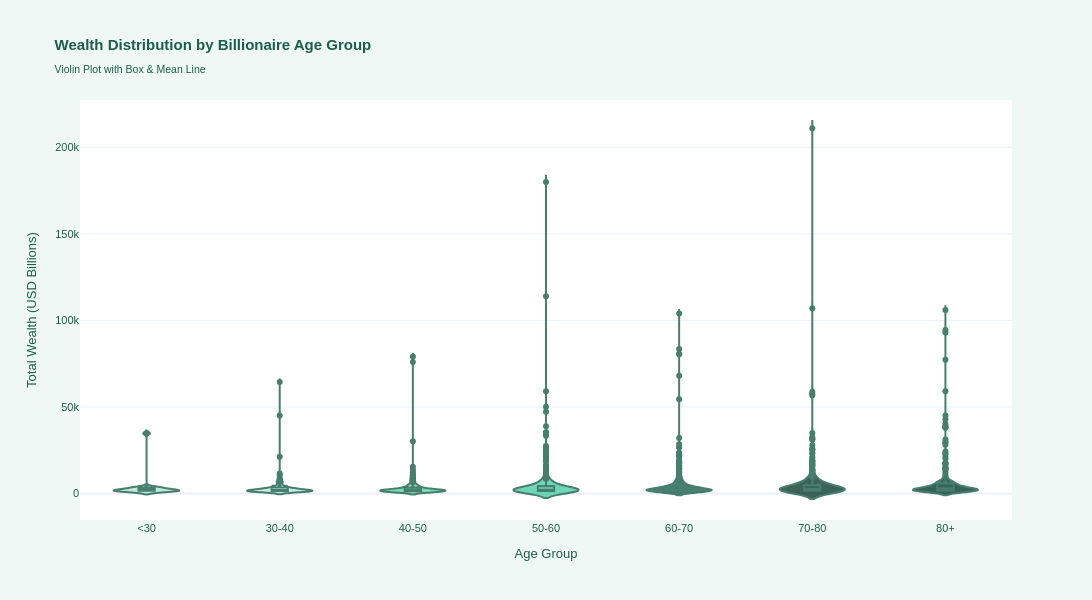

The code cell stored with this chart in its notebook:
### Code cell
# Visualization 5: Violin Plot - Age Distribution by Age Group
fig_violin = go.Figure()

for i, age_group in enumerate(['<30', '30-40', '40-50', '50-60', '60-70', '70-80', '80+']):
    data = df_age[df_age['age_group'] == age_group]['finalWorth']
    
    if len(data) > 0:
        fig_violin.add_trace(go.Violin(
            x=[age_group] * len(data),
            y=data,
            name=age_group,
            box_visible=True,
            meanline_visible=True,
            fillcolor=['#A8E6CF', '#B5EBD8', '#56D8A0', '#4ACCA0', '#1B5E4A', '#0D3D2E', '#043D2C'][i],
            line_color='#1B5E4A',
            opacity=0.8,
            hovertemplate='Age Group: %{x}<br>Wealth: $%{y:.0f}B<extra></extra>'
        ))

fig_violin.update_layout(
    title_text='<b>Wealth Distribution by Billionaire Age Group</b><br><sub>Violin Plot with Box & Mean Line</sub>',
    xaxis_title='Age Group',
    yaxis_title='Total Wealth (USD Billions)',
    height=600,
    width=1100,
    template='plotly_white',
    font=dict(size=11, color='#1B5E4A', family='Arial'),
    paper_bgcolor='#F0F8F5',
    plot_bgcolor='#FFFFFF',
    showlegend=False,
    hovermode='closest'
)

fig_violin.show()

print("\n" + "="*80)
print("AGE GROUP WEALTH ANALYSIS")
print("="*80)
print(df_age_group_summary.to_string(index=False))
print("="*80)

### Figure 1 — Plotly figure (JSON) as saved in the notebook; plotly's stock layout.template omitted (floating-point values rounded to 4 significant figures; data arrays with more than 128 entries replaced by an {"elided": "..."} marker saying what was removed)
{"data": [{"box": {"visible": true}, "fillcolor": "#A8E6CF", "hovertemplate": "Age Group: %{x}<br>Wealth: $%{y:.0f}B<extra></extra>", "line": {"color": "#1B5E4A"}, "meanline": {"visible": true}, "name": "<30", "opacity": 0.8, "type": "violin", "x": ["<30", "<30", "<30", "<30", "<30", "<30", "<30", "<30", "<30", "<30", "<30", "<30", "<30", "<30", "<30"], "y": [34700, 3500, 3500, 3500, 2700, 2300, 2000, 1700, 1700, 1700, 1500, 1500, 1400, 1200, 1100]}, {"box": {"visible": true}, "fillcolor": "#B5EBD8", "hovertemplate": "Age Group: %{x}<br>Wealth: $%{y:.0f}B<extra></extra>", "line": {"color": "#1B5E4A"}, "meanline": {"visible": true}, "name": "30-40", "opacity": 0.8, "type": "violin", "x": ["30-40", "30-40", "30-40", "30-40", "30-40", "30-40", "30-40", "30-40", "30-40", "30-40", "30-40", "30-40", "30-40", "30-40", "30-40", "30-40", "30-40", "30-40", "30-40", "30-40", "30-40", "30-40", "30-40", "30-40", "30-40", "30-40", "30-40", "30-40", "30-40", "30-40", "30-40", "30-40", "30-40", "30-40", "30-40", "30-40", "30-40", "30-40", "30-40", "30-40", "30-40", "30-40", "30-40", "30-40", "30-40", "30-40", "30-40", "30-40", "30-40", "30-40", "30-40", "30-40", "30-40", "30-40", "30-40", "30-40", "30-40", "30-40", "30-40", "30-40", "30-40", "30-40", "30-40", "30-40", "30-40", "30-40", "30-40", "30-40", "30-40", "30-40"], "y": [64400, 45000, 21200, 11500, 10500, 8800, 8000, 7000, 6800, 6700, 5500, 5500, 4600, 4200, 3600, 3600, 3600, 3500, 3300, 3100, 3100, 2900, 2700, 2700, 2700, 2600, 2500, 2500, 2500, 2300, 2200, 2100, 2100, 2000, 2000, 2000, 1900, 1800, 1800, 1800, 1700, 1600, 1600, 1600, 1500, 1500, 1500, 1500, 1400, 1400, 1400, 1400, 1400, 1300, 1300, 1300, 1200, 1200, 1200, 1200, 1100, 1100, 1100, 1100, 1100, 1000, 1000, 1000, 1000, 1000]}, {"box": {"visible": true}, "fillcolor": "#56D8A0", "hovertemplate": "Age Group: %{x}<br>Wealth: $%{y:.0f}B<extra></extra>", "line": {"color": "#1B5E4A"}, "meanline": {"visible": true}, "name": "40-50", "opacity": 0.8, "type": "violin", "x": {"elided": "239 str values"}, "y": {"elided": "239 int values"}}, {"box": {"visible": true}, "fillcolor": "#4ACCA0", "hovertemplate": "Age Group: %{x}<br>Wealth: $%{y:.0f}B<extra></extra>", "line": {"color": "#1B5E4A"}, "meanline": {"visible": true}, "name": "50-60", "opacity": 0.8, "type": "violin", "x": {"elided": "679 str values"}, "y": {"elided": "679 int values"}}, {"box": {"visible": true}, "fillcolor": "#1B5E4A", "hovertemplate": "Age Group: %{x}<br>Wealth: $%{y:.0f}B<extra></extra>", "line": {"color": "#1B5E4A"}, "meanline": {"visible": true}, "name": "60-70", "opacity": 0.8, "type": "violin", "x": {"elided": "660 str values"}, "y": {"elided": "660 int values"}}, {"box": {"visible": true}, "fillcolor": "#0D3D2E", "hovertemplate": "Age Group: %{x}<br>Wealth: $%{y:.0f}B<extra></extra>", "line": {"color": "#1B5E4A"}, "meanline": {"visible": true}, "name": "70-80", "opacity": 0.8, "type": "violin", "x": {"elided": "573 str values"}, "y": {"elided": "573 int values"}}, {"box": {"visible": true}, "fillcolor": "#043D2C", "hovertemplate": "Age Group: %{x}<br>Wealth: $%{y:.0f}B<extra></extra>", "line": {"color": "#1B5E4A"}, "meanline": {"visible": true}, "name": "80+", "opacity": 0.8, "type": "violin", "x": {"elided": "338 str values"}, "y": {"elided": "338 int values"}}], "layout": {"font": {"color": "#1B5E4A", "family": "Arial", "size": 11}, "height": 600, "hovermode": "closest", "paper_bgcolor": "#F0F8F5", "plot_bgcolor": "#FFFFFF", "showlegend": false, "title": {"text": "<b>Wealth Distribution by Billionaire Age Group</b><br><sub>Violin Plot with Box & Mean Line</sub>"}, "width": 1100, "xaxis": {"title": {"text": "Age Group"}}, "yaxis": {"title": {"text": "Total Wealth (USD Billions)"}}}}
